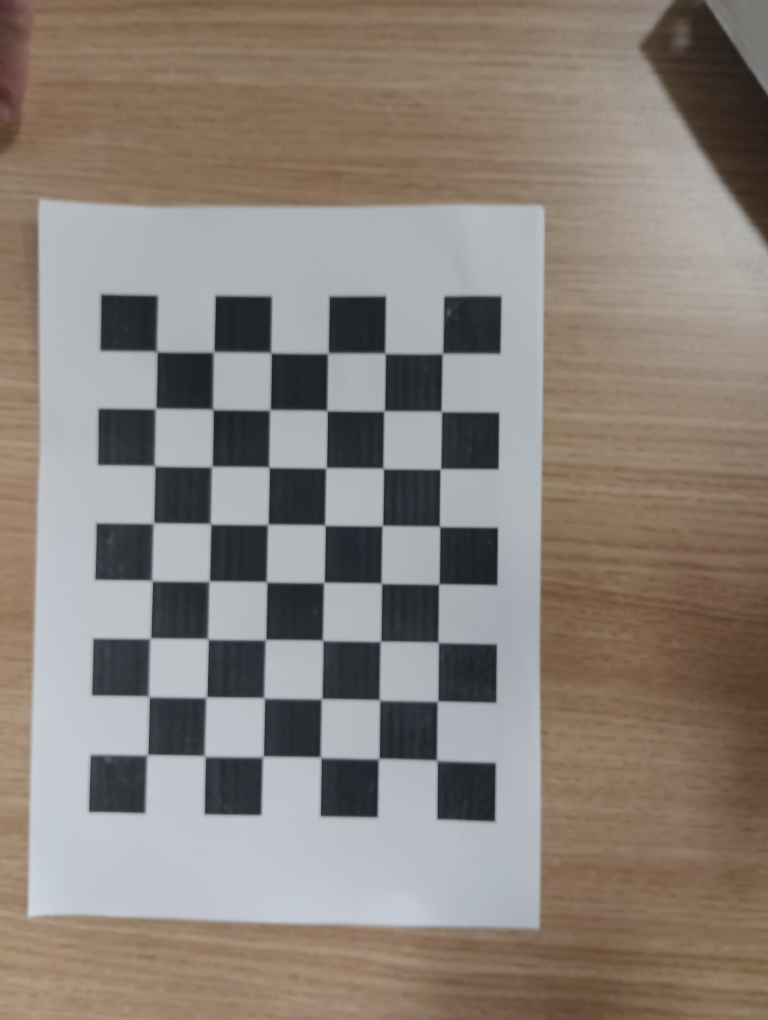
#> input picture pic/17.jpg, 3072 x 4080 px (shown at 1/4 size)
$ python detect_single_img.py
#> lines starting #> are read from the running program, lines starting #| are printed output that depends on the picture; after the words box and inside, x2 and y2 are one past the last pixel; in counts of white or black regions, pixels touching at a corner belong together; long printed decimals are rounded
import cv2
import math
import numpy as np
import sys
img = cv2.imread('./pic/17.jpg')
#> img is the input picture: shape (4080, 3072, 3); mean B, G, R 122.1, 129.9, 138.7
img_h,img_w,_ = img.shape
#> img_h = 4080; img_w = 3072
r = 4
img = cv2.resize(img,(img_w//r,img_h//r))
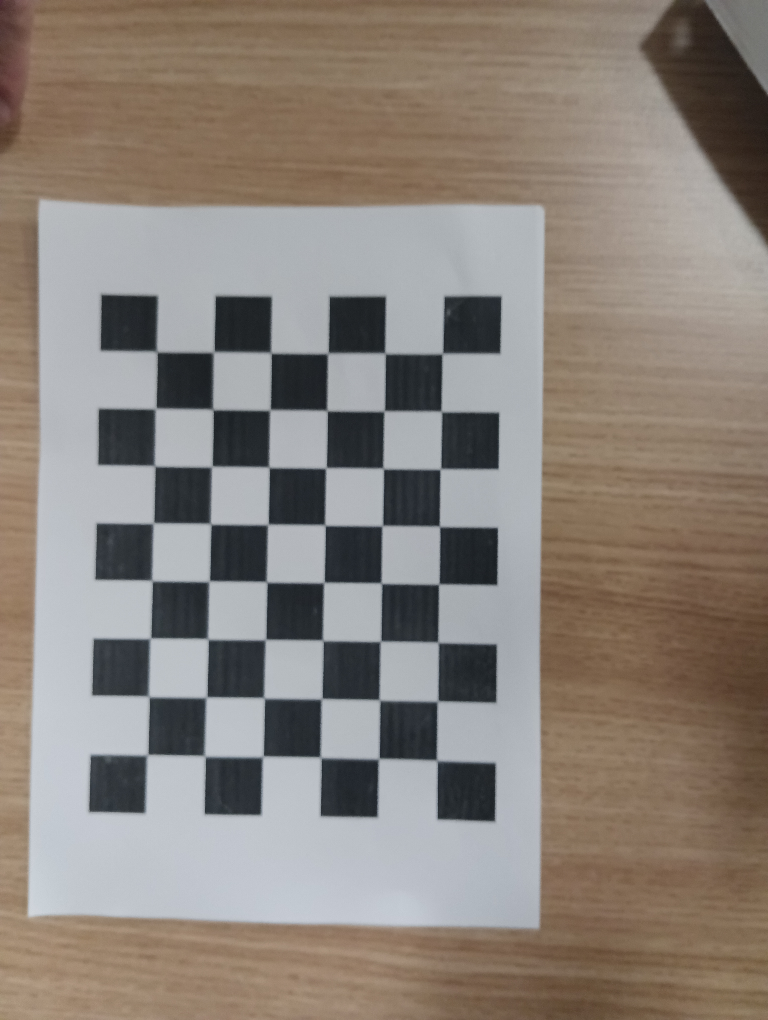
#> img: shape (1020, 768, 3); mean B, G, R 122.1, 129.9, 138.7
row = 6
column = 8
# 检测角点
# 7*10,ret为bool变量，corners为角点矩阵(row*column个角点，包括x,y坐标)
ret, corners = cv2.findChessboardCorners(img, (row, column), None)
#> ret = True; corners = 48 rows, first 8: [157.1, 351.5], [213.4, 352.2], [271.2, 353], [327.6, 353.6], [385, 353.2], [442.3, 353.4], [156.6, 407.7], [212.8, 409.5]
print(ret,corners.shape) # True , (40,1,2)
#| True (48, 1, 2)
if not ret:
    print('没有检测到')
else:

    point1 = corners[0,0,:]
#> point1 = [157.1, 351.5]
    point2 = corners[(row - 1),0,:]
#> point2 = [442.3, 353.4]
    point3 = corners[-1,0,:]
#> point3 = [436.6, 760.1]
    point4 = corners[-row,0,:]
#> point4 = [147.5, 755]

    delta_1 = (point2 - point1) / (row - 1)
#> delta_1 = [57.05, 0.378]
    delta_2 = (point4 - point1) / (column - 1)
#> delta_2 = [-1.37, 57.64]

    real_point1 = point1 - delta_1 - delta_2
#> real_point1 = [101.4, 293.5]
    real_point2 = point2 + delta_1 - delta_2
#> real_point2 = [500.7, 296.1]
    real_point3 = point3 + delta_1 + delta_2
#> real_point3 = [492.2, 818.1]
    real_point4 = point4 - delta_1 + delta_2
#> real_point4 = [89.08, 812.3]

    real_point1 = np.array(real_point1,dtype=int)
#> real_point1 = [101, 293]
    real_point2 = np.array(real_point2,dtype=int)
#> real_point2 = [500, 296]
    real_point3 = np.array(real_point3,dtype=int)
#> real_point3 = [492, 818]
    real_point4 = np.array(real_point4,dtype=int)
#> real_point4 = [89, 812]
    # 将四个真实边缘点绘制出来，矩形绘制
    cv2.circle(img, ((real_point1[0]),(real_point1[1])), 10, (255, 0, 0), 2)
#> img: shape (1020, 768, 3); 0.02% of pixels changed, all inside (x1, y1, x2, y2) = (90, 282, 113, 305)
    cv2.circle(img, ((real_point2[0]),(real_point2[1])), 10, (255, 0, 0), 2)
#> img: shape (1020, 768, 3); mean B, G, R 122.1, 129.8, 138.6
    cv2.circle(img, ((real_point3[0]),(real_point3[1])), 10, (255, 0, 0), 2)
#> img: shape (1020, 768, 3); mean B, G, R 122.1, 129.8, 138.6
    cv2.circle(img, ((real_point4[0]),(real_point4[1])), 10, (255, 0, 0), 2)

    # cv2.rectangle(img, (real_point1[0],real_point1[1]) , (real_point3[0],real_point3[1]), (0,255,0), 2)
    # 绘制矩形
    point_color = (0, 255, 0) # BGR
    thickness = 1
    lineType = 4
    cv2.line(img, (real_point1[0],real_point1[1]), (real_point2[0],real_point2[1]), point_color, thickness, lineType)
    cv2.line(img, (real_point2[0],real_point2[1]), (real_point3[0],real_point3[1]), point_color, thickness, lineType)
    cv2.line(img, (real_point3[0],real_point3[1]), (real_point4[0],real_point4[1]), point_color, thickness, lineType)
    cv2.line(img, (real_point4[0],real_point4[1]), (real_point1[0],real_point1[1]), point_color, thickness, lineType)


    cv2.drawChessboardCorners(img, (row, column ), corners, ret)  # 记住，OpenCV的绘制函数一般无返回值
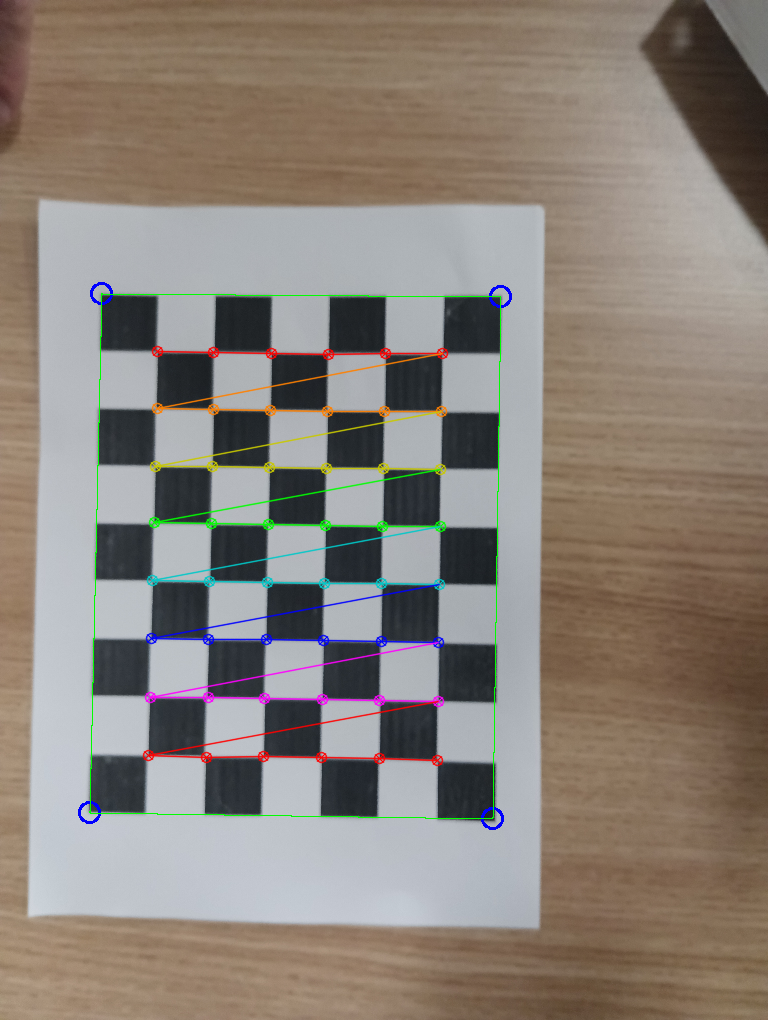
#> img: shape (1020, 768, 3); mean B, G, R 121.4, 129.8, 138.5

# 标定的参数


f = 3200.86
print(f)
W = 0.182 # 靶标真实宽度
# 根据标定结果，计算坐标
def cal_w(real_point1,real_point2):
    dis = real_point1 - real_point2
#> dis = [-399, -3]
    w = math.sqrt(dis[0]*dis[0] + dis[1]*dis[1])
#> w = 399
    return w
# 计算距离
def dis_cal(f,W,w):
    '''

    :param fc: 焦距
    :param W: 靶标高度
    :param w: 靶标相机成像高度
    :return: 距离
    '''
    return f * W / w /r

w = cal_w(real_point1,real_point2)
#> w = 399
print(dis_cal(f,W,w))
#| 0.365

cv2.imshow('img',img)
cv2.waitKey(0)
sys.exit()
#> (the program exits here)

$ run again, with pic/18.jpg copied over pic/17.jpg
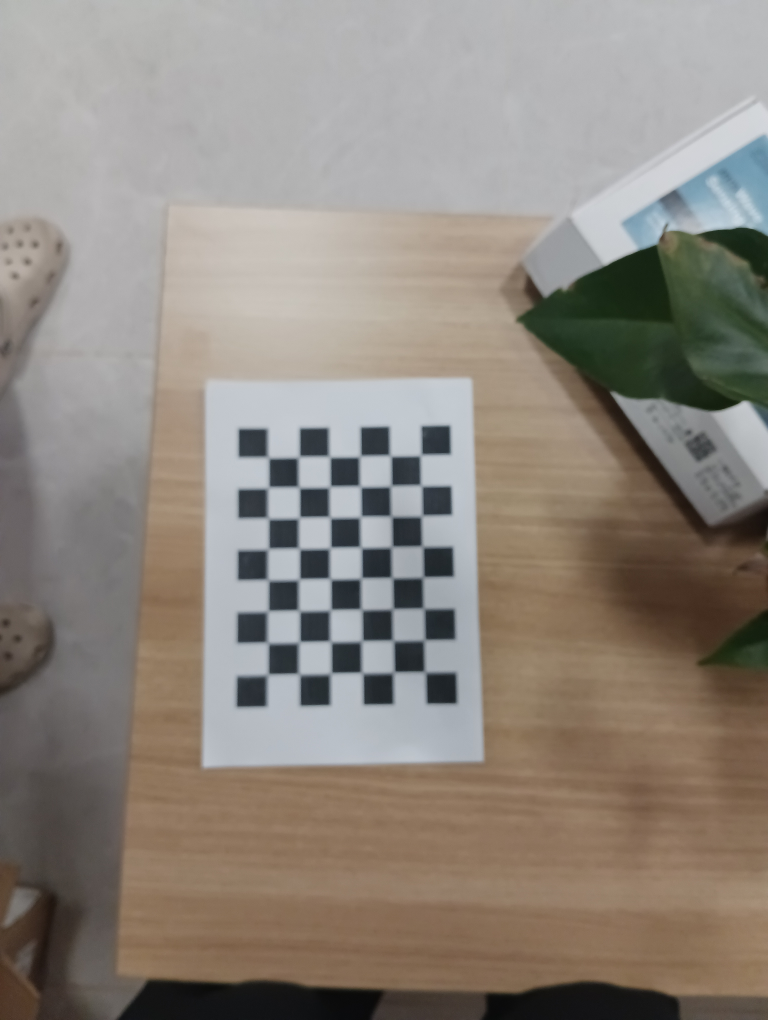
#> input picture pic/18.jpg, 3072 x 4080 px (shown at 1/4 size)
#> img is the input picture: shape (4080, 3072, 3); mean B, G, R 125.6, 134.1, 141.9
#> ret = True; corners = 48 rows, first 8: [269.9, 459.1], [298.5, 457], [331.5, 457.6], [361.3, 454.7], [390.5, 455.5], [419.5, 457.1], [269.4, 485.6], [298.5, 487]
#| True (48, 1, 2)
#> point1 = [269.9, 459.1]
#> point2 = [419.5, 457.1]
#> point3 = [424.5, 673]
#> point4 = [269, 673.1]
#> delta_1 = [29.93, -0.398]
#> delta_2 = [-0.124, 30.58]
#> `real_point1 = point1 - delta_1 - delta_2`: real_point1 = [240.1, 428.9]
#> `real_point2 = point2 + delta_1 - delta_2`: real_point2 = [449.6, 426.1]
#> `real_point3 = point3 + delta_1 + delta_2`: real_point3 = [454.3, 703.2]
#> `real_point4 = point4 - delta_1 + delta_2`: real_point4 = [238.9, 704.1]
#> `real_point1 = np.array(real_point1,dtype=int)`: real_point1 = [240, 428]
#> `real_point2 = np.array(real_point2,dtype=int)`: real_point2 = [449, 426]
#> `real_point3 = np.array(real_point3,dtype=int)`: real_point3 = [454, 703]
#> `real_point4 = np.array(real_point4,dtype=int)`: real_point4 = [238, 704]
#> `cv2.line(img, (real_point2[0],real_point2[1]), (real_point3[0],real_po..`:
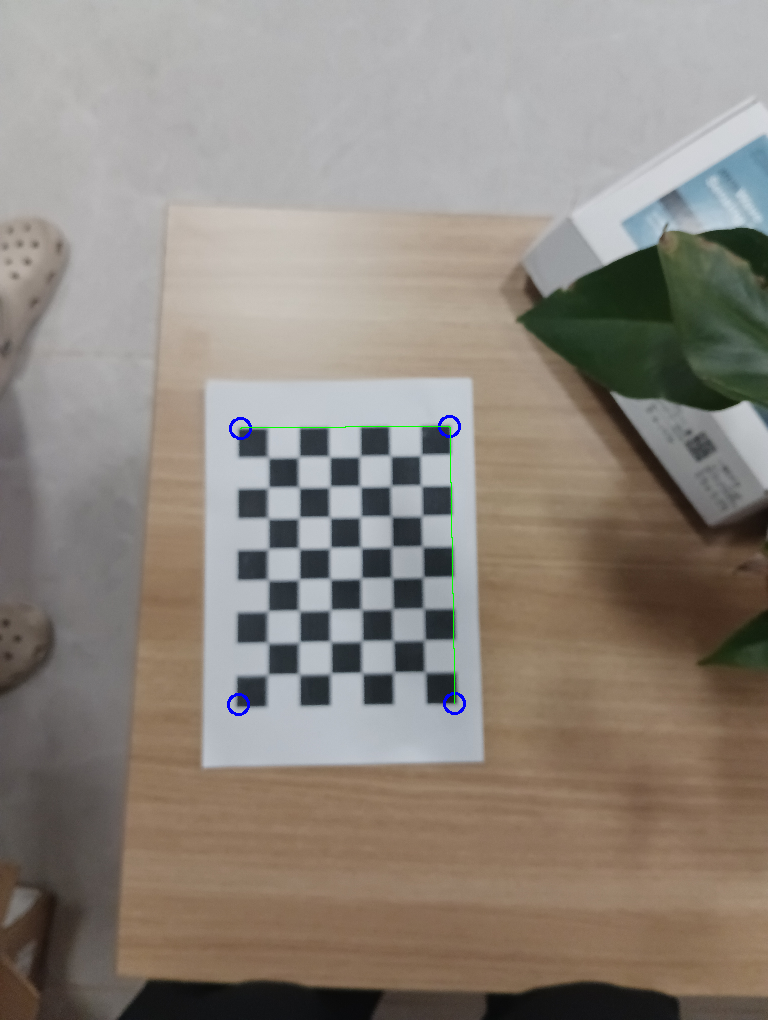
#> img: shape (1020, 768, 3); mean B, G, R 125.6, 134, 141.6
#> `cv2.drawChessboardCorners(img, (row, column ), corners, ret)`:
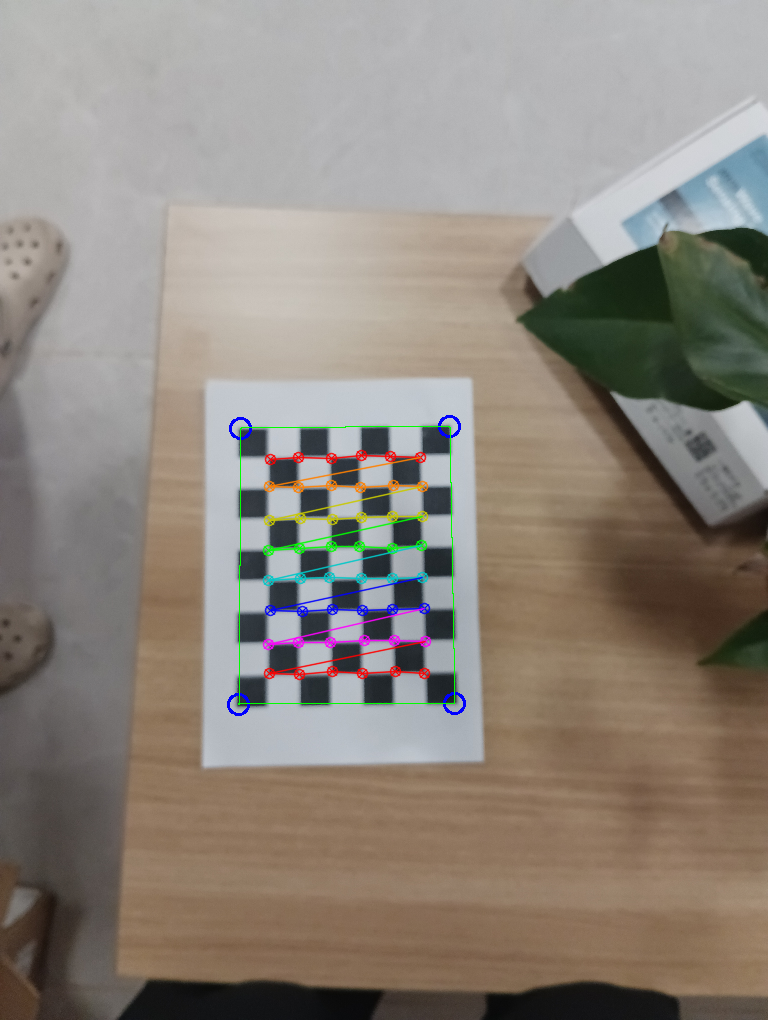
#> img: shape (1020, 768, 3); mean B, G, R 125.1, 133.8, 141.7
#> dis = [-209, 2]
#> in cal_w, `w = math.sqrt(dis[0]*dis[0] + dis[1]*dis[1])`: w = 209
#| 0.6968
